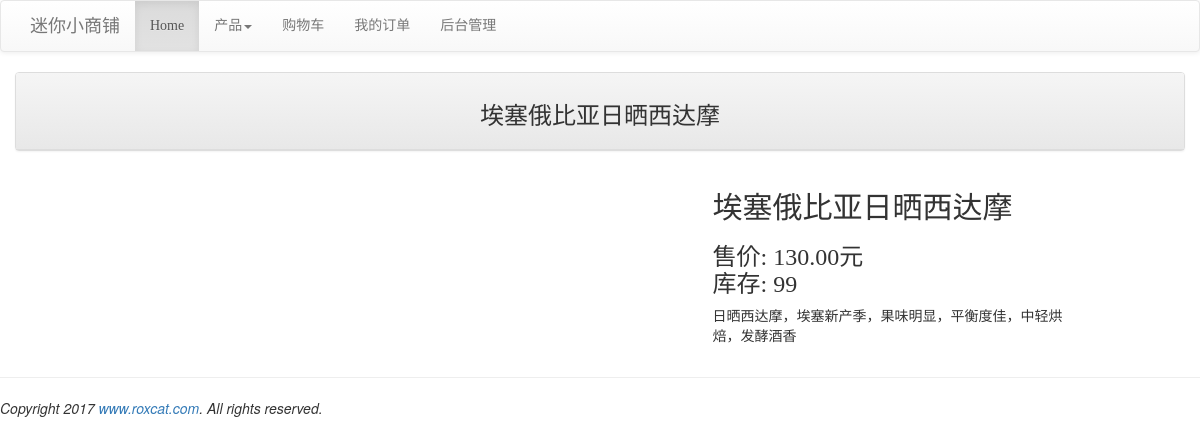
Page /product/6 on the committed database.
### shopstore/models.py (models this page shows, shortened)
class Product(models.Model):
	category = models.ForeignKey(Category, on_delete = models.CASCADE)
	sku = models.CharField(max_length=20)
	name = models.CharField(max_length=200)
	description = models.TextField()
	image = FilerImageField(related_name='product_image')
	website = models.URLField(null=True)
	stock = models.PositiveIntegerField(default=0)
	price = models.DecimalField(max_digits=10,decimal_places=2,default=0)

### shopstore/views.py (the view)
# urls.py: url(r'^product/(\d+)$',views.product,name='product-url'),
def product(request, product_id):
	try:
		product = models.Product.objects.get(id=product_id)
	except:
		product = None
	return render(request,'product.html',locals())

### templates/product.html (shortened to what this page needs)
{% extends "base.html" %}
{% block content %}
<div class="container">
<div class="row">
	<div class="clo-md-12">
		<div class="panel panel-default">
			<div class="panel-heading" align="center">
				<h3>{{ product.name | default:"产品编号错误" }}</h3>
			</div>
		</div>
	</div>
</div>
<div class="row">
	<div class="col-sm-offset-1 col-sm-6">
	</div>
	<div class="col-sm-4">
		<h2>{{ product.name }}</h2>
		<h3>售价: {{ product.price }}元<br/>
			库存: {{ product.stock }}</h3>
		<p>{{ product.description | linebreaks }}</p>
	</div>
</div>
</div>
{% endblock %}

### templates/base.html (style rules this page uses)
h1,h2,h3,h4,h5,p,div { font-family: 微软雅黑; }

### rows in the picture
Product: name "埃塞俄比亚日晒西达摩", price "130.00", stock "99", description "日晒西达摩，埃塞新产季，果味明显，平衡度佳，中轻烘焙，发酵酒香"
